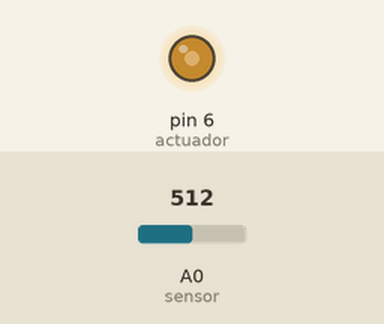
Bench run of a sketch on a simulated Arduino Uno, built with avr-gcc and run on an emulated ATmega328P. Parts: output pins drawn as LEDs (lit = HIGH). Inputs (shaded band) come from the test bench; at power-on: A0 (sensor) = 512.

Above: at 1.2 s.
1.3 s: A0 (sensor) set to 716
At 1.7 s:
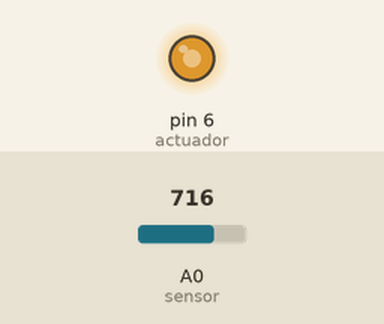
2.8 s: A0 (sensor) set to 900
At 4.0 s:
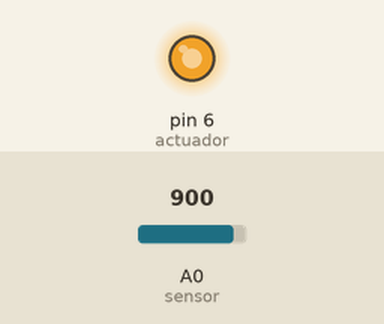
4.3 s: A0 (sensor) set to 122
At 5.3 s:
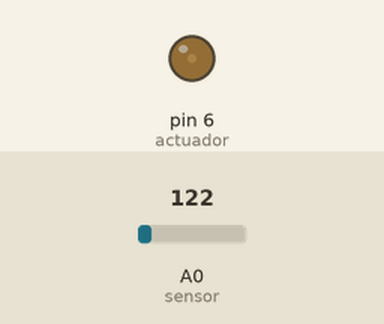
5.8 s: A0 (sensor) set to 0
At 6.6 s:
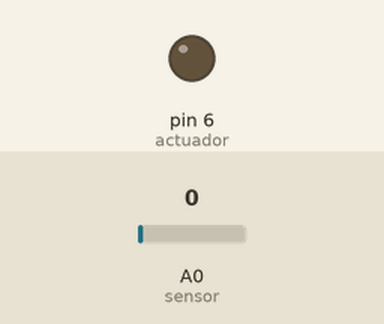
7.3 s: A0 (sensor) set to 511
At 7.8 s:
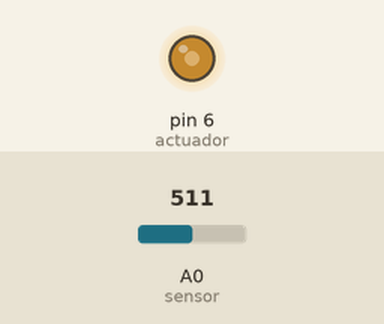
Timing chart, 0 to 9.8 s (numbered marks = the images above; inputs shaded):
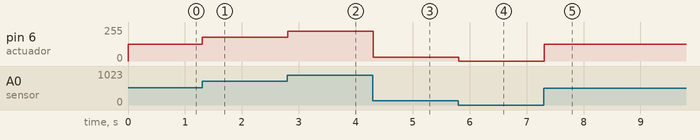

Measured:
- after the input at 1.3 s, pin 6 (actuador): 127/255 → 178/255 at once
- after the input at 2.8 s, pin 6 (actuador): 178/255 → 224/255 at once
- after the input at 4.3 s, pin 6 (actuador): 224/255 → 30/255 at once
- after the input at 5.8 s, pin 6 (actuador): 30/255 → 0/255 at once
- after the input at 7.3 s, pin 6 (actuador): 0/255 → 127/255 at once

The sketch:

P7.ino
```cpp
// P7
int sensor = A0;
int actuador = 6;

void setup() {
	Serial.begin(9600);
}

int v;
void loop() {
	v = analogRead(sensor);
	v = map(v, 0 , 1023, 0, 255);
	analogWrite(actuador, v);
	delay(100);
}
```
